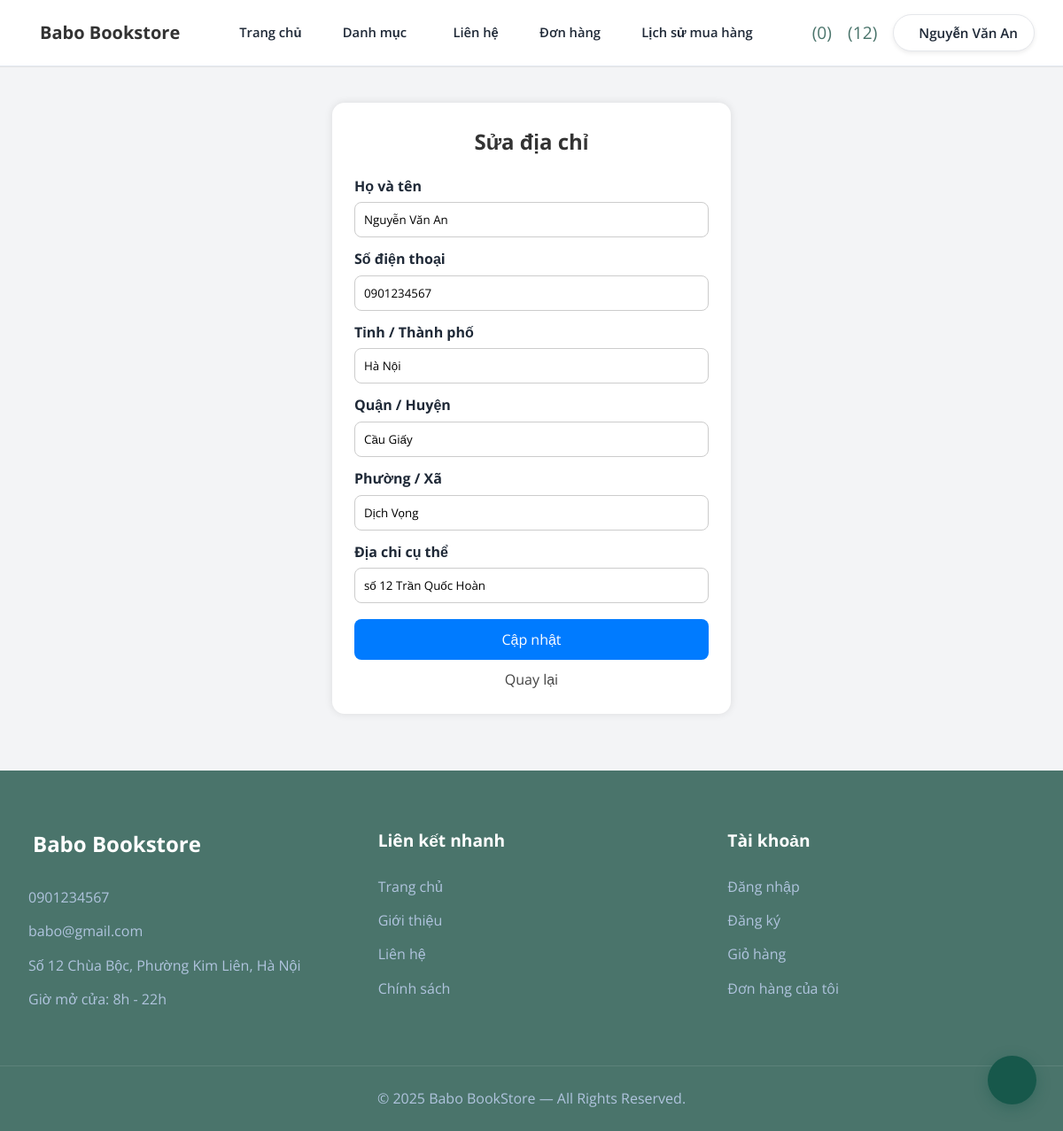
/edit_address.php?id=1 (signed in), run on the app's committed database.
### tables this page shows
CREATE TABLE `users` (
  `user_id` int(11) NOT NULL,
  `full_name` varchar(100) NOT NULL,
  `email` varchar(150) NOT NULL,
  `password` varchar(255) NOT NULL,
  `phone` varchar(20) NOT NULL,
  `gender` enum('Nữ','Nam','Khác','') NOT NULL,
  `dob` date NOT NULL,
  `role` enum('customer','admin','','') NOT NULL,
  `created_at` datetime NOT NULL DEFAULT current_timestamp(),
  `status` enum('active','banned','','') NOT NULL,
  `reset_token` varchar(64) DEFAULT NULL,
  `token_expiry` datetime DEFAULT NULL,
  `login_attempts` int(11) DEFAULT 0,
  `last_attempt` datetime DEFAULT NULL
);

CREATE TABLE `addresses` (
  `address_id` int(11) NOT NULL,
  `user_id` int(11) NOT NULL,
  `receiver_name` varchar(100) NOT NULL,
  `receiver_phone` varchar(20) NOT NULL,
  `province` varchar(100) NOT NULL,
  `district` varchar(100) NOT NULL,
  `ward` varchar(100) NOT NULL,
  `specific_address` varchar(255) NOT NULL,
  `is_default` tinyint(1) NOT NULL
);

### edit_address.php (the view, shortened to what this page needs)
<?php
include 'connect.php';
$user_id = intval($_SESSION['user_id']);
$addr_id = intval($_GET['id'] ?? 0);
$addr = null;
if ($addr_id <= 0) {
    $msg = "ID địa chỉ không hợp lệ.";
} else {
    $sql = mysqli_query($ocon,
        "SELECT * FROM addresses
         WHERE address_id = $addr_id
         AND user_id = $user_id"
    );
    if ($sql && mysqli_num_rows($sql) > 0) {
        $addr = mysqli_fetch_assoc($sql);
    } else {
        $msg = "Không tìm thấy địa chỉ hoặc bạn không có quyền sửa.";
    }
}
?>
<!DOCTYPE html>
<html lang="vi">
<head>
<link rel="stylesheet" href="CSS/style.css">
<link rel="stylesheet" href="CSS/add_address.css">
</head>
<body>
<?php include 'header.php'; ?>
<div class="address-container">
    <h2>Sửa địa chỉ</h2>
    <?php if ($addr): ?>
    <form method="POST">
        <label>Họ và tên</label>
        <input type="text" name="receiver_name" required value="<?= $addr['receiver_name'] ?>">
        <label>Số điện thoại</label>
        <input type="text" name="receiver_phone" required value="<?= $addr['receiver_phone'] ?>">
        <label>Tỉnh / Thành phố</label>
        <input type="text" name="province" required value="<?= $addr['province'] ?>">
        <label>Quận / Huyện</label>
        <input type="text" name="district" required value="<?= $addr['district'] ?>">
        <label>Phường / Xã</label>
        <input type="text" name="ward" required value="<?= $addr['ward'] ?>">
        <label>Địa chỉ cụ thể</label>
        <input type="text" name="specific_address" required value="<?= $addr['specific_address'] ?>">
        <button type="submit" name="update_address">Cập nhật</button>
        <a href="checkout.php" class="back-btn">Quay lại</a>
    </form>
    <?php endif; ?>
</div>
<?php include 'footer.php'; ?>
</body>
</html>

### header.php (shortened to what this page needs)
<?php
include 'connect.php';
$unread_notif = 0;
$cart_id = 0;
$user_name = "";
if (isset($_SESSION['user_id'])) {
    $user_id = $_SESSION['user_id'];
    $user_query = mysqli_query($ocon, "SELECT full_name, role FROM users WHERE user_id = '$user_id'");
    if ($user = mysqli_fetch_assoc($user_query)) {
        $user_name = $user['full_name'];
    }
$unread_notif = 0;
if (!empty($_SESSION['user_id'])) {
    $user_id = intval($_SESSION['user_id']);
    $q = mysqli_query($ocon,
        "SELECT COUNT(*) AS total
         FROM notifications_customer
         WHERE user_id=$user_id AND is_read=0"
    );
    $unread_notif = ($q && $row = mysqli_fetch_assoc($q)) ? $row['total'] : 0;
}
    $cart_query = mysqli_query($ocon, "SELECT cart_id FROM carts WHERE user_id = '$user_id'");
    if (mysqli_num_rows($cart_query) > 0) {
        $cart = mysqli_fetch_assoc($cart_query);
        $cart_id = $cart['cart_id'];
    } else {
        mysqli_query($ocon, "INSERT INTO carts(user_id) VALUES('$user_id')");
        $cart_id = mysqli_insert_id($ocon);
    }
}
$total_cart_items = 0;
if ($cart_id > 0) {
    $count_cart_items = mysqli_query($ocon, "SELECT * FROM cart_items WHERE cart_id = '$cart_id'");
    $total_cart_items = mysqli_num_rows($count_cart_items);
}
?>
<link rel="stylesheet" href="CSS/header.css">
<header class="user_header">
    <div class="header_1">
        <div class="user_flex">
            <a href="index.php" class="book_logo">
                <i class="fas fa-book-open"></i> Babo Bookstore
            </a>
            <nav class="navbar">
                <a href="index.php">Trang chủ</a>
                <div class="category_menu">
    <a href="javascript:void(0)" class="category_btn">Danh mục <i class="fas fa-chevron-down"></i></a>
</div>
                <a href="contact.php">Liên hệ</a>
                <a href="order.php">Đơn hàng</a>
                <a href="purchase_history.php">Lịch sử mua hàng</a>
            </nav>
            <div class="icons">
                <a href="cart.php">
                    <span>(<?php echo $total_cart_items; ?>)</span>
                </a>
                <a href="notification_customer.php" class="notif_icon">
                    <?php if ($unread_notif > 0): ?>
                        (<span class="notif_count"><?= $unread_notif ?></span>)
                    <?php endif; ?>
                </a>
                <div class="user-menu">
                    <div id="user-btn" class="user_box">
    <span><?= $user_name ?: "Tài khoản" ?></span>
</div>
                </div>
            </div>
        </div>
    </div>
</header>

### CSS/style.css (style rules this page uses)
:root { --primary-color: #4a746b; --accent-color: #0b4644; --light-blue: #EFF6FF; --orange: #F59E0B; --text-color: #1F2937; --light-text: #4B5563; --white: #ffffff; --border-radius: 12px; --shadow: 0 10px 15px -3px rgba(0, 0, 0, 0.1), 0 4px 6px -2px rgba(0, 0, 0, 0.05); --transition: all 0.3s ease; }
* { margin: 0; padding: 0; box-sizing: border-box; font-family: 'Open Sans', sans-serif; text-decoration: none; list-style: none; border: none; outline: none; }
body { background-color: #f3f4f6; color: var(--text-color); line-height: 1.6; }
.user_header .header_1 { background-color: var(--white); border-bottom: 1px solid #e2e8f0; }
.user_flex { max-width: 1200px; margin: 0 auto; padding: 1rem 2rem; display: flex; align-items: center; justify-content: space-between; }
.book_logo { font-size: 1.5rem; font-weight: 700; color: var(--primary-color); display: flex; align-items: center; gap: 0.5rem; }
.user_flex .navbar { display: flex; gap: 2rem; }
.user_flex .navbar a { font-size: 1rem; color: var(--text-color); font-weight: 500; transition: var(--transition); }
.icons { display: flex; gap: 1.2rem; }
.icons a { font-size: 1.2rem; color: var(--primary-color); transition: var(--transition); }
.user_box { display: flex; align-items: center; gap: 10px; padding: 8px 18px; background: var(--white); border: 1px solid #e5e7eb; border-radius: 50px; box-shadow: 0 2px 5px rgba(0,0,0,0.08); transition: var(--transition); cursor: pointer; }
.user_box span { font-size: 0.95rem; font-weight: 600; color: var(--text-color); white-space: nowrap; }
.user_flex .navbar { display: flex; align-items: center; gap: 1.4rem; }
.user_flex .navbar a { font-size: 0.92rem; font-weight: 600; color: var(--text-color); white-space: nowrap; transition: var(--transition); }
.category_menu .category_btn { font-size: 0.92rem !important; font-weight: 600; white-space: nowrap; }

### CSS/add_address.css (style rules this page uses)
.address-container { width: 450px; margin: 40px auto; background: #fff; padding: 25px; border-radius: 14px; box-shadow: 0 0 10px rgba(0,0,0,0.1); font-family: Arial; }
.address-container h2 { text-align: center; color: #333; margin-bottom: 18px; }
.address-container label { display: block; margin-top: 12px; font-weight: bold; }
.address-container input { width: 100%; padding: 10px; border: 1px solid #ccc; border-radius: 8px; margin-top: 5px; }
.address-container button { width: 100%; padding: 12px; border: none; background: #007bff; color: white; font-size: 16px; margin-top: 18px; border-radius: 8px; cursor: pointer; }
.back-btn { display: block; text-align: center; margin-top: 10px; color: #444; text-decoration: none; }

### CSS/header.css (style rules this page uses)
.user_header { width: 100%; background: #fff; border-bottom: 1px solid #e6e6e6; }
.book_logo { font-size: 20px; color: #333; font-weight: bold; text-decoration: none; }
.navbar a { margin: 0 12px; text-decoration: none; color: #333; font-size: 15px; transition: 0.25s; }
.icons { display: flex; align-items: center; gap: 18px; }
.user-menu { position: relative; display: inline-block; font-family: "Poppins", sans-serif; }
.category_menu { position: relative; }
.category_btn { cursor: pointer; display: flex; align-items: center; gap: 6px; }
.category_menu::after { content: ""; position: absolute; left: 0; top: 100%; width: 100%; height: 15px; }

### data on the page
users: full_name "Nguyễn Văn An"
addresses: receiver_name "Nguyễn Văn An", receiver_phone "0901234567", province "Hà Nội", district "Cầu Giấy", ward "Dịch Vọng", specific_address "số 12 Trần Quốc Hoàn"

### other printed values
$total_cart_items "0"
$unread_notif "12"
